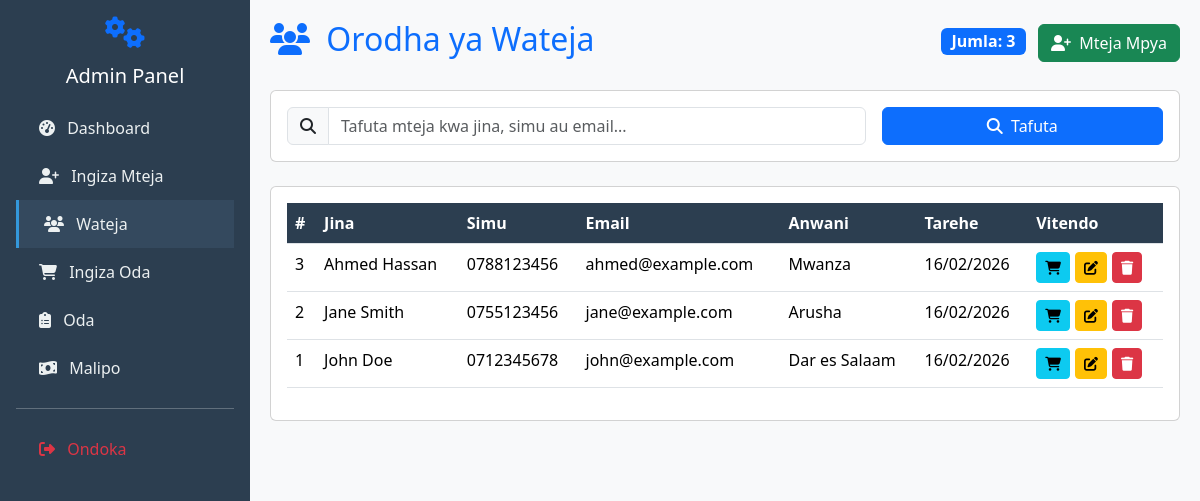
Page /customers.php (signed in) on the committed database.
### tables this page shows
CREATE TABLE customers (
    id INT AUTO_INCREMENT PRIMARY KEY,
    name VARCHAR(100) NOT NULL,
    phone VARCHAR(20) UNIQUE NOT NULL,
    email VARCHAR(100),
    address TEXT,
    password VARCHAR(255),
    role ENUM('customer','admin') DEFAULT 'customer',
    date_created TIMESTAMP DEFAULT CURRENT_TIMESTAMP
);

### customers.php (the view, shortened to what this page needs)
<?php
require '../db.php';
$customers = [];
$search = $_GET['search'] ?? '';
if (!empty($search)) {
    $stmt = $conn->prepare("
        SELECT * FROM customers
        WHERE name LIKE ? OR phone LIKE ? OR email LIKE ?
        ORDER BY id DESC
    ");
    $searchTerm = "%$search%";
    $stmt->execute([$searchTerm, $searchTerm, $searchTerm]);
    $customers = $stmt->fetchAll(PDO::FETCH_ASSOC);
} else {
    $stmt = $conn->query("SELECT * FROM customers ORDER BY id DESC");
    $customers = $stmt->fetchAll(PDO::FETCH_ASSOC);
}
?>
<!DOCTYPE html>
<html lang="sw">
<head>
    <link href="https://cdn.jsdelivr.net/npm/bootstrap@5.3.3/dist/css/bootstrap.min.css" rel="stylesheet">
    <link href="https://cdnjs.cloudflare.com/ajax/libs/font-awesome/6.4.0/css/all.min.css" rel="stylesheet">
</head>
<body>
    <div class="sidebar">
        <div class="p-3">
            <div class="text-center mb-3">
                <i class="fas fa-cogs fa-2x text-primary mb-2"></i>
                <h5 class="mt-2">Admin Panel</h5>
            </div>
            <nav>
                <a href="admin_dashboard.php"><i class="fas fa-tachometer-alt me-2"></i> Dashboard</a>
                <a href="add_customer.php"><i class="fas fa-user-plus me-2"></i> Ingiza Mteja</a>
                <a href="customers.php" class="active"><i class="fas fa-users me-2"></i> Wateja</a>
                <a href="add_order.php"><i class="fas fa-shopping-cart me-2"></i> Ingiza Oda</a>
                <a href="orders.php"><i class="fas fa-clipboard-list me-2"></i> Oda</a>
                <a href="payments.php"><i class="fas fa-money-bill-wave me-2"></i> Malipo</a>
                <hr class="bg-light">
                <a href="../admin_logout.php" class="text-danger"><i class="fas fa-sign-out-alt me-2"></i> Ondoka</a>
            </nav>
        </div>
    </div>
    <div class="main-content">
        <div class="d-flex justify-content-between align-items-center mb-4">
            <h2 class="text-primary"><i class="fas fa-users me-2"></i> Orodha ya Wateja</h2>
            <div>
                <span class="badge bg-primary fs-6">Jumla: <?= count($customers) ?></span>
                <a href="add_customer.php" class="btn btn-success ms-2"><i class="fas fa-user-plus me-1"></i> Mteja Mpya</a>
            </div>
        </div>
        <div class="card mb-4">
            <div class="card-body">
                <form method="GET" class="row g-3">
                    <div class="col-md-8">
                        <div class="input-group">
                            <span class="input-group-text"><i class="fas fa-search"></i></span>
                            <input type="text" class="form-control" name="search" value="<?= htmlspecialchars($search) ?>" placeholder="Tafuta mteja kwa jina, simu au email...">
                        </div>
                    </div>
                    <div class="col-md-4">
                        <button type="submit" class="btn btn-primary w-100"><i class="fas fa-search me-1"></i> Tafuta</button>
                    </div>
                </form>
            </div>
        </div>
        <div class="card">
            <div class="card-body">
                <?php if (count($customers) > 0): ?>
                    <div class="table-responsive">
                        <table class="table table-hover">
                            <thead>
                                <tr>
                                    <th>#</th>
                                    <th>Jina</th>
                                    <th>Simu</th>
                                    <th>Email</th>
                                    <th>Anwani</th>
                                    <th>Tarehe</th>
                                    <th>Vitendo</th>
                                </tr>
                            </thead>
                            <tbody>
                                <?php foreach ($customers as $customer): ?>
                                    <tr>
                                        <td><?= $customer['id'] ?></td>
                                        <td>
                                            <?= htmlspecialchars($customer['name']) ?>
                                        </td>
                                        <td><?= htmlspecialchars($customer['phone']) ?></td>
                                        <td><?= htmlspecialchars($customer['email'] ?? '-') ?></td>
                                        <td><?= htmlspecialchars(substr($customer['address'] ?? '', 0, 30)) . (strlen($customer['address'] ?? '') > 30 ? '...' : '') ?></td>
                                        <td><?= !empty($customer['date_created']) ? date('d/m/Y', strtotime($customer['date_created'])) : '-' ?></td>
                                        <td>
                                            <div class="action-btns">
                                                <a href="customer_orders.php?id=<?= $customer['id'] ?>" class="btn btn-sm btn-info" title="Angalia oda"><i class="fas fa-shopping-cart"></i></a>
                                                <a href="edit_customer.php?id=<?= $customer['id'] ?>" class="btn btn-sm btn-warning" title="Hariri"><i class="fas fa-edit"></i></a>
                                                <button onclick="deleteCustomer(<?= $customer['id'] ?>)" class="btn btn-sm btn-danger" title="Futa" <?= (($customer['role'] ?? '') === 'admin') ? 'disabled' : '' ?>><i class="fas fa-trash"></i></button>
                                            </div>
                                        </td>
                                    </tr>
                                <?php endforeach; ?>
                            </tbody>
                        </table>
                    </div>
                <?php endif; ?>
            </div>
        </div>
    </div>
</body>
</html>

### customers.php (style rules this page uses)
body { font-family: 'Segoe UI', sans-serif; background: #f8f9fa; }
.sidebar { width: 250px; background: #2c3e50; color: white; position: fixed; height: 100vh; }
.sidebar a { color: #ecf0f1; padding: 12px 20px; display: block; text-decoration: none; border-left: 3px solid transparent; transition: all 0.3s; }
.sidebar a:hover, .sidebar a.active { background: #34495e; border-left: 3px solid #3498db; padding-left: 25px; }
.main-content { margin-left: 250px; padding: 20px; }
.table th { background-color: #2c3e50; color: white; }
.action-btns { display: flex; gap: 5px; }

### rows in the picture
customers: id "3", name "Ahmed Hassan", phone "0788123456", email "ahmed@example.com", address "Mwanza", date_created "16/02/2026"
customers: id "2", name "Jane Smith", phone "0755123456", email "jane@example.com", address "Arusha", date_created "16/02/2026"
customers: id "1", name "John Doe", phone "0712345678", email "john@example.com", address "Dar es Salaam", date_created "16/02/2026"

### other values in the picture
count($customers) "3"
